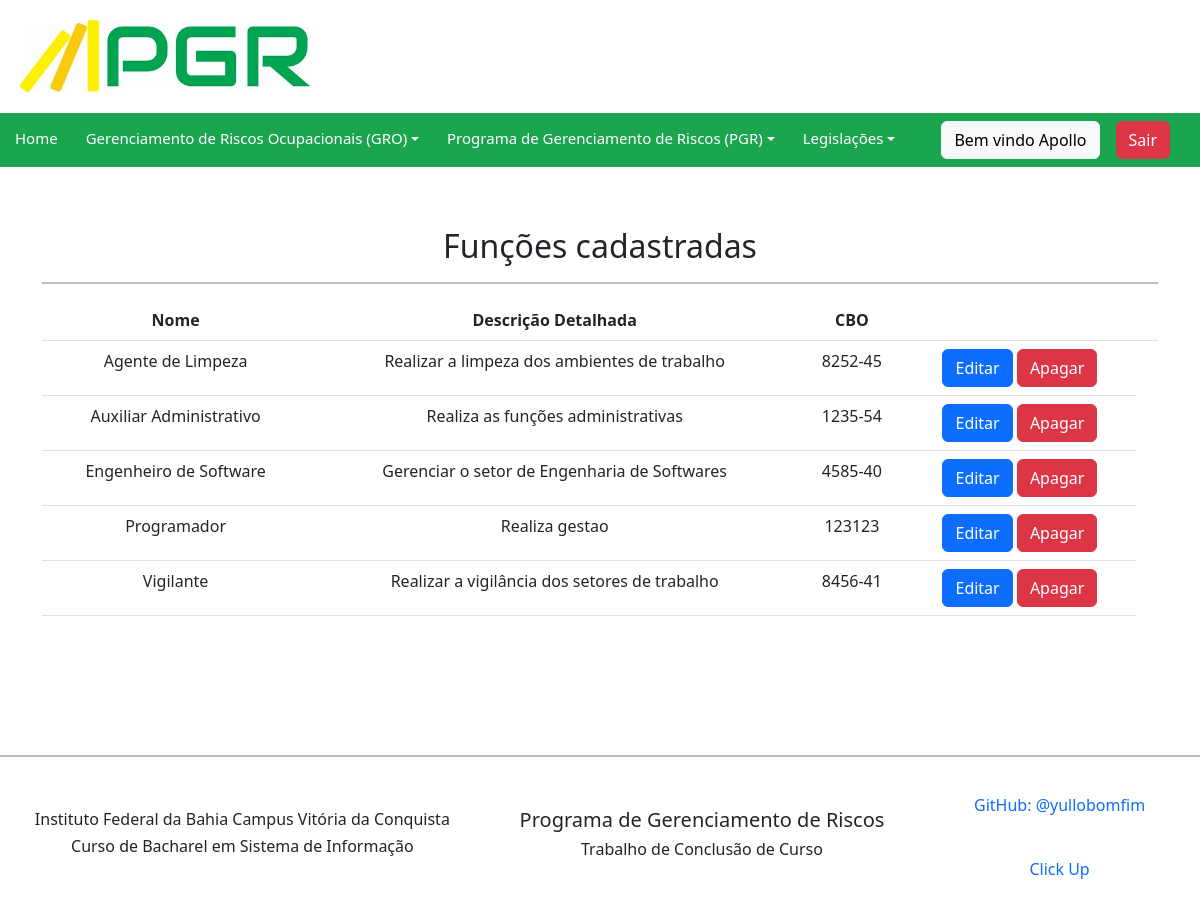
Screenshot of /funcao/ (signed in) with the database file from the repository.
### pgr/models.py (models this page shows, shortened)
class Funcao(models.Model):
    nome = models.CharField(max_length=50)
    descricao_detalhada = models.TextField()
    cbo_funcao = models.CharField(max_length=50)
    class Meta:
        verbose_name = "funcao"
        verbose_name_plural = "funcoes"
        ordering = ['nome']

### pgr/views.py (the view)
# urls.py: path('funcao/', FuncaoListView.as_view(), name='funcao_list'),
class FuncaoListView(LoginRequiredMixin, ListView):
    login_url = reverse_lazy('login')
    model = Funcao
    template_name = 'funcao_list.html'
    context_object_name = 'funcoes'

### pgr/templates/funcao_list.html
{% extends 'base.html' %}
{% load bootstrap %}
{% block content %}
<div class="container">
  <div class="side-logo">
      <div class="table-responsive">
        <h2> Funções cadastradas</h2>
        <hr>
        <table class="table">
          <thead>
            <tr>
              <th>Nome</th>
              <th>Descrição Detalhada</th>
              <th>CBO</th>
              <th></th>
              <th></th>
            </tr>
          </thead>
          <tbody>
            {% for funcao in funcoes %}
              <tr>
                <td>{{ funcao.nome }}</td>
                <td>{{ funcao.descricao_detalhada }}</td>
                <td>{{ funcao.cbo_funcao }}</td>
                <td>
                  <a class="btn btn-primary" href="/funcao/update/{{funcao.id}}/">Editar</a>
                  <a class="btn btn-danger" href="/funcao/delete/{{funcao.id}}/">Apagar</a>
                </td>
                {% empty %}
                <td>Nenhuma Função cadastrada.</td>
              </tr>
            {% endfor %}
          </tbody>
      </table>
  </div>
</div>
</div>
{% endblock %}

### pgr/templates/includes/navbar.html (shortened to what this page needs)
<nav class="navbar navbar-expand-lg navbar-light" style="background-color: #1ca54f;">
    <ul class="navbar-nav nav-text me-auto mb-2 mb-lg-0">
        <li class="nav-item">
            <a class="nav-link" href="{% url 'home'%}" >Home</a>
        </li>
        {% if user.is_authenticated %}
        <li class="nav-item dropdown dmenu">
            <a class="nav-link dropdown-toggle" href="#" id="navbardrop" data-toggle="dropdown">Gerenciamento de Riscos Ocupacionais (GRO)</a>
        </li>
        <li class="nav-item dropdown dmenu">
            <a class="nav-link dropdown-toggle" href="#" id="navbardrop" data-toggle="dropdown">Programa de Gerenciamento de Riscos (PGR)</a>
        </li>
        {% endif %}
        <li class="nav-item">
            <li class="nav-item dropdown dmenu">
            <a class="nav-link dropdown-toggle" href="#" id="navbardrop" data-toggle="dropdown">Legislações</a>
        </li>
    </ul>
        <div class="d-flex gap-3 align-items-center" style="margin-right: 30px">
            {% if user.is_authenticated %}
                <span class="btn btn-light">Bem vindo {{request.user|title}}</span>
                <a class="btn btn-danger" href="{% url 'logout' %}">Sair</a>
            {% endif %}
        </div>
</nav>

### pgr/static/css/pgr.css (style rules this page uses)
.side-logo { text-align: center; margin-top: 60px; }
.navbar-light .navbar-nav .nav-link { display: block; color: #fff; padding-left: 15px; padding-top: 5px; font-size: 15px; margin-right: 5px; text-decoration: none; transition: color 0.3s ease-in-out, background-color 0.3s ease-in-out; }
.container { min-height: inherit; margin: auto; justify-content: center; align-items: center; }
hr { height: 2px; width: 100%; border: 1px solid black; }

### rows the page displays
Funcao: nome "Agente de Limpeza", descricao_detalhada "Realizar a limpeza dos ambientes de trabalho", cbo_funcao "8252-45"
Funcao: nome "Auxiliar Administrativo", descricao_detalhada "Realiza as funções administrativas", cbo_funcao "1235-54"
Funcao: nome "Engenheiro de Software", descricao_detalhada "Gerenciar o setor de Engenharia de Softwares", cbo_funcao "4585-40"
Funcao: nome "Programador", descricao_detalhada "Realiza gestao", cbo_funcao "123123"
Funcao: nome "Vigilante", descricao_detalhada "Realizar a vigilância dos setores de trabalho", cbo_funcao "8456-41"

### other values shown
{{ request.user|title }} "Apollo"
